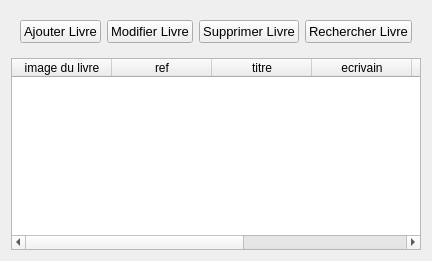
            <widget class="QWidget" name="Books">
             <layout class="QVBoxLayout" name="verticalLayout_12">
              <item>
               <widget class="QWidget" name="widget_3" native="true">
                <layout class="QHBoxLayout" name="horizontalLayout_6">
                 <item>
                  <widget class="QPushButton" name="pushButton_9">
                   <property name="font">
                    <font>
                     <pointsize>10</pointsize>
                    </font>
                   </property>
                   <property name="cursor">
                    <cursorShape>PointingHandCursor</cursorShape>
                   </property>
                   <property name="text">
                    <string>Ajouter Livre</string>
                   </property>
                   <property name="icon">
                    <iconset resource="QSS/QSS_Resources.qrc">
                     <normaloff>:/icons/Icons/plus-circle.png</normaloff>:/icons/Icons/plus-circle.png</iconset>
                   </property>
                   <property name="iconSize">
                    <size>
                     <width>24</width>
                     <height>24</height>
                    </size>
                   </property>
                  </widget>
                 </item>
                 <item>
                  <widget class="QPushButton" name="pushButton_10">
                   <property name="font">
                    <font>
                     <pointsize>10</pointsize>
                    </font>
                   </property>
                   <property name="cursor">
                    <cursorShape>PointingHandCursor</cursorShape>
                   </property>
                   <property name="text">
                    <string>Modifier Livre</string>
                   </property>
                   <property name="icon">
                    <iconset resource="QSS/QSS_Resources.qrc">
                     <normaloff>:/icons/Icons/edit-2.png</normaloff>:/icons/Icons/edit-2.png</iconset>
                   </property>
                   <property name="iconSize">
                    <size>
                     <width>24</width>
                     <height>24</height>
                    </size>
                   </property>
                  </widget>
                 </item>
                 <item>
                  <widget class="QPushButton" name="pushButton_11">
                   <property name="font">
                    <font>
                     <pointsize>10</pointsize>
                    </font>
                   </property>
                   <property name="cursor">
                    <cursorShape>PointingHandCursor</cursorShape>
                   </property>
                   <property name="text">
                    <string>Supprimer Livre</string>
                   </property>
                   <property name="icon">
                    <iconset resource="QSS/QSS_Resources.qrc">
                     <normaloff>:/icons/Icons/trash-2.png</normaloff>:/icons/Icons/trash-2.png</iconset>
                   </property>
                   <property name="iconSize">
                    <size>
                     <width>24</width>
                     <height>24</height>
                    </size>
                   </property>
                  </widget>
                 </item>
                 <item>
                  <widget class="QPushButton" name="pushButton_12">
                   <property name="font">
                    <font>
                     <pointsize>10</pointsize>
                    </font>
                   </property>
                   <property name="cursor">
                    <cursorShape>PointingHandCursor</cursorShape>
                   </property>
                   <property name="text">
                    <string>Rechercher Livre</string>
                   </property>
                   <property name="icon">
                    <iconset resource="QSS/QSS_Resources.qrc">
                     <normaloff>:/icons/Icons/search.png</normaloff>:/icons/Icons/search.png</iconset>
                   </property>
                   <property name="iconSize">
                    <size>
                     <width>24</width>
                     <height>24</height>
                    </size>
                   </property>
                  </widget>
                 </item>
                </layout>
               </widget>
              </item>
              <item>
               <widget class="QTableWidget" name="tableWidget_2">
                <property name="frameShape">
                 <enum>QFrame::StyledPanel</enum>
                </property>
                <property name="lineWidth">
                 <number>5</number>
                </property>
                <property name="midLineWidth">
                 <number>5</number>
                </property>
                <property name="editTriggers">
                 <set>QAbstractItemView::NoEditTriggers</set>
                </property>
                <property name="selectionBehavior">
                 <enum>QAbstractItemView::SelectRows</enum>
                </property>
                <property name="iconSize">
                 <size>
                  <width>128</width>
                  <height>128</height>
                 </size>
                </property>
                <property name="textElideMode">
                 <enum>Qt::ElideMiddle</enum>
                </property>
                <property name="verticalScrollMode">
                 <enum>QAbstractItemView::ScrollPerPixel</enum>
                </property>
                <column>
                 <property name="text">
                  <string>image du livre</string>
                 </property>
                </column>
                <column>
                 <property name="text">
                  <string>ref</string>
                 </property>
                </column>
                <column>
                 <property name="text">
                  <string>titre</string>
                 </property>
                </column>
                <column>
                 <property name="text">
                  <string>ecrivain</string>
                 </property>
                </column>
                <column>
                 <property name="text">
                  <string>date parution</string>
                 </property>
                </column>
                <column>
                 <property name="text">
                  <string>edition</string>
                 </property>
                </column>
                <column>
                 <property name="text">
                  <string>quantite</string>
                 </property>
                </column>
               </widget>
              </item>
             </layout>
            </widget>
